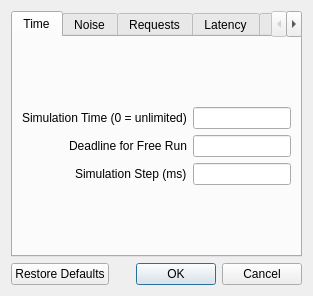
<?xml version="1.0" encoding="UTF-8"?>
<ui version="4.0">
 <class>cbParamDialogBase</class>
 <widget class="QDialog" name="cbParamDialogBase">
  <property name="geometry">
   <rect>
    <x>0</x>
    <y>0</y>
    <width>313</width>
    <height>269</height>
   </rect>
  </property>
  <property name="windowTitle">
   <string>Parameters Configuration</string>
  </property>
  <property name="windowIcon">
   <iconset resource="default.qrc">
    <normaloff>:/images/buttons/config</normaloff>:/images/buttons/config</iconset>
  </property>
  <layout class="QVBoxLayout" name="verticalLayout">
   <item>
    <widget class="QTabWidget" name="tabWidget">
     <property name="currentIndex">
      <number>0</number>
     </property>
     <widget class="QWidget" name="tab_1">
      <attribute name="title">
       <string>Time</string>
      </attribute>
      <layout class="QFormLayout" name="formLayout">
       <property name="labelAlignment">
        <set>Qt::AlignRight|Qt::AlignTrailing|Qt::AlignVCenter</set>
       </property>
       <property name="formAlignment">
        <set>Qt::AlignLeading|Qt::AlignLeft|Qt::AlignVCenter</set>
       </property>
       <item row="0" column="0">
        <widget class="QLabel" name="label">
         <property name="text">
          <string>Simulation Time (0 = unlimited)</string>
         </property>
        </widget>
       </item>
       <item row="0" column="1">
        <widget class="QLineEdit" name="lnEditSimTime"/>
       </item>
       <item row="1" column="0">
        <widget class="QLabel" name="label_2">
         <property name="text">
          <string>Deadline for Free Run</string>
         </property>
        </widget>
       </item>
       <item row="2" column="0">
        <widget class="QLabel" name="label_3">
         <property name="text">
          <string>Simulation Step (ms)</string>
         </property>
        </widget>
       </item>
       <item row="1" column="1">
        <widget class="QLineEdit" name="lnEditKeyTime"/>
       </item>
       <item row="2" column="1">
        <widget class="QLineEdit" name="lnEditSimStep"/>
       </item>
      </layout>
     </widget>
     <widget class="QWidget" name="tab_2">
      <attribute name="title">
       <string>Noise</string>
      </attribute>
      <layout class="QFormLayout" name="formLayout_2">
       <property name="labelAlignment">
        <set>Qt::AlignRight|Qt::AlignTrailing|Qt::AlignVCenter</set>
       </property>
       <property name="formAlignment">
        <set>Qt::AlignLeading|Qt::AlignLeft|Qt::AlignVCenter</set>
       </property>
       <item row="0" column="0">
        <widget class="QLabel" name="label_4">
         <property name="text">
          <string>Obstacle Sensors Noise</string>
         </property>
        </widget>
       </item>
       <item row="0" column="1">
        <widget class="QLineEdit" name="lnEditObstacleNoise"/>
       </item>
       <item row="1" column="0">
        <widget class="QLabel" name="label_5">
         <property name="text">
          <string>Compass Noise</string>
         </property>
        </widget>
       </item>
       <item row="1" column="1">
        <widget class="QLineEdit" name="lnEditCompassNoise"/>
       </item>
       <item row="2" column="0">
        <widget class="QLabel" name="label_6">
         <property name="text">
          <string>Beacon Sensor Noise</string>
         </property>
        </widget>
       </item>
       <item row="2" column="1">
        <widget class="QLineEdit" name="lnEditBeaconNoise"/>
       </item>
       <item row="3" column="0">
        <widget class="QLabel" name="label_7">
         <property name="text">
          <string>Motors Noise</string>
         </property>
        </widget>
       </item>
       <item row="3" column="1">
        <widget class="QLineEdit" name="lnEditMotorsNoise"/>
       </item>
       <item row="4" column="0">
        <widget class="QLabel" name="label_8">
         <property name="text">
          <string>GPS Linear Noise</string>
         </property>
        </widget>
       </item>
       <item row="4" column="1">
        <widget class="QLineEdit" name="lnEditGPSLinNoise"/>
       </item>
       <item row="5" column="0">
        <widget class="QLabel" name="label_9">
         <property name="text">
          <string>GPS Dir Noise</string>
         </property>
        </widget>
       </item>
       <item row="5" column="1">
        <widget class="QLineEdit" name="lnEditGPSDirNoise"/>
       </item>
      </layout>
     </widget>
     <widget class="QWidget" name="tab_3">
      <attribute name="title">
       <string>Requests</string>
      </attribute>
      <layout class="QFormLayout" name="formLayout_3">
       <property name="labelAlignment">
        <set>Qt::AlignLeading|Qt::AlignLeft|Qt::AlignVCenter</set>
       </property>
       <property name="formAlignment">
        <set>Qt::AlignLeading|Qt::AlignLeft|Qt::AlignVCenter</set>
       </property>
       <item row="0" column="0">
        <widget class="QLabel" name="label_10">
         <property name="text">
          <string>Request per cycle</string>
         </property>
        </widget>
       </item>
       <item row="0" column="1">
        <widget class="QLineEdit" name="lnEditReqPCycle"/>
       </item>
       <item row="1" column="0">
        <widget class="QLabel" name="label_11">
         <property name="text">
          <string>Requestable Sensors:</string>
         </property>
        </widget>
       </item>
       <item row="2" column="0">
        <widget class="QCheckBox" name="cBoxReqIR">
         <property name="text">
          <string>Obstacle Sensors</string>
         </property>
        </widget>
       </item>
       <item row="3" column="0">
        <widget class="QCheckBox" name="cBoxReqBeacon">
         <property name="text">
          <string>Beacon Sensors</string>
         </property>
        </widget>
       </item>
       <item row="4" column="0">
        <widget class="QCheckBox" name="cBoxReqGround">
         <property name="text">
          <string>Ground</string>
         </property>
        </widget>
       </item>
       <item row="5" column="0">
        <widget class="QCheckBox" name="cBoxReqCompass">
         <property name="text">
          <string>Compass</string>
         </property>
        </widget>
       </item>
       <item row="6" column="0">
        <widget class="QCheckBox" name="cBoxReqCollision">
         <property name="text">
          <string>Collision</string>
         </property>
        </widget>
       </item>
       <item row="7" column="0">
        <widget class="QCheckBox" name="cBoxReqGPS">
         <property name="text">
          <string>GPS</string>
         </property>
        </widget>
       </item>
      </layout>
     </widget>
     <widget class="QWidget" name="tab_4">
      <attribute name="title">
       <string>Latency</string>
      </attribute>
      <layout class="QFormLayout" name="formLayout_4">
       <property name="labelAlignment">
        <set>Qt::AlignRight|Qt::AlignTrailing|Qt::AlignVCenter</set>
       </property>
       <property name="formAlignment">
        <set>Qt::AlignLeading|Qt::AlignLeft|Qt::AlignVCenter</set>
       </property>
       <item row="0" column="0">
        <widget class="QLabel" name="label_12">
         <property name="text">
          <string>Obstacle Sensors</string>
         </property>
        </widget>
       </item>
       <item row="0" column="1">
        <widget class="QLineEdit" name="lnEditLatIR"/>
       </item>
       <item row="1" column="0">
        <widget class="QLabel" name="label_13">
         <property name="text">
          <string>Beacon Sensors</string>
         </property>
        </widget>
       </item>
       <item row="1" column="1">
        <widget class="QLineEdit" name="lnEditLatBeacon"/>
       </item>
       <item row="2" column="0">
        <widget class="QLabel" name="label_14">
         <property name="text">
          <string>Compass</string>
         </property>
        </widget>
       </item>
       <item row="2" column="1">
        <widget class="QLineEdit" name="lnEditLatCompass"/>
       </item>
       <item row="3" column="0">
        <widget class="QLabel" name="label_15">
         <property name="text">
          <string>Ground</string>
         </property>
        </widget>
       </item>
       <item row="3" column="1">
        <widget class="QLineEdit" name="lnEditLatGround"/>
       </item>
       <item row="4" column="0">
        <widget class="QLabel" name="label_16">
         <property name="text">
          <string>Collision</string>
         </property>
        </widget>
       </item>
       <item row="4" column="1">
        <widget class="QLineEdit" name="lnEditLatCollision"/>
       </item>
       <item row="5" column="0">
        <widget class="QLabel" name="label_17">
         <property name="text">
          <string>GPS</string>
         </property>
        </widget>
       </item>
       <item row="5" column="1">
        <widget class="QLineEdit" name="lnEditLatGPS"/>
       </item>
      </layout>
     </widget>
     <widget class="QWidget" name="tab_5">
      <attribute name="title">
       <string>Scores</string>
      </attribute>
      <layout class="QFormLayout" name="formLayout_5">
       <property name="labelAlignment">
        <set>Qt::AlignRight|Qt::AlignTrailing|Qt::AlignVCenter</set>
       </property>
       <property name="formAlignment">
        <set>Qt::AlignLeading|Qt::AlignLeft|Qt::AlignVCenter</set>
       </property>
       <item row="0" column="0">
        <widget class="QLabel" name="label_18">
         <property name="text">
          <string>Return Time Penalty</string>
         </property>
        </widget>
       </item>
       <item row="0" column="1">
        <widget class="QLineEdit" name="lineEdit_ReturnPenalty">
         <property name="toolTip">
          <string>Maximum time allowed to exceed return trip time</string>
         </property>
        </widget>
       </item>
       <item row="1" column="0">
        <widget class="QLabel" name="label_19">
         <property name="text">
          <string>Arrival Time Penaty</string>
         </property>
        </widget>
       </item>
       <item row="1" column="1">
        <widget class="QLineEdit" name="lineEdit_ArrivalPenalty"/>
       </item>
       <item row="2" column="0">
        <widget class="QLabel" name="label_20">
         <property name="text">
          <string>Wall Collision Penalty</string>
         </property>
        </widget>
       </item>
       <item row="2" column="1">
        <widget class="QLineEdit" name="lineEdit_WallCollPenalty">
         <property name="toolTip">
          <string>Points added when Robot collides with a Wall</string>
         </property>
        </widget>
       </item>
       <item row="3" column="0">
        <widget class="QLabel" name="label_21">
         <property name="text">
          <string>Robot Collision Penalty</string>
         </property>
        </widget>
       </item>
       <item row="3" column="1">
        <widget class="QLineEdit" name="lineEdit_RobotCollPenalty">
         <property name="toolTip">
          <string>Points added when Robot collides with another Robot</string>
         </property>
        </widget>
       </item>
       <item row="4" column="0">
        <widget class="QLabel" name="label_22">
         <property name="text">
          <string>At Target Reward</string>
         </property>
        </widget>
       </item>
       <item row="4" column="1">
        <widget class="QLineEdit" name="lineEdit_TargetReward">
         <property name="toolTip">
          <string>Points subtracted when Robot reaches a Target Area</string>
         </property>
        </widget>
       </item>
       <item row="5" column="0">
        <widget class="QLabel" name="label_23">
         <property name="text">
          <string>At Home Reward</string>
         </property>
        </widget>
       </item>
       <item row="5" column="1">
        <widget class="QLineEdit" name="lineEdit_HomeReward">
         <property name="toolTip">
          <string>Points subtracted when Robot reaches Home Area</string>
         </property>
        </widget>
       </item>
      </layout>
     </widget>
    </widget>
   </item>
   <item>
    <widget class="QDialogButtonBox" name="buttonBox">
     <property name="orientation">
      <enum>Qt::Horizontal</enum>
     </property>
     <property name="standardButtons">
      <set>QDialogButtonBox::Cancel|QDialogButtonBox::Ok|QDialogButtonBox::RestoreDefaults</set>
     </property>
    </widget>
   </item>
  </layout>
 </widget>
 <resources>
  <include location="default.qrc"/>
 </resources>
 <connections>
  <connection>
   <sender>buttonBox</sender>
   <signal>accepted()</signal>
   <receiver>cbParamDialogBase</receiver>
   <slot>accept()</slot>
   <hints>
    <hint type="sourcelabel">
     <x>248</x>
     <y>254</y>
    </hint>
    <hint type="destinationlabel">
     <x>157</x>
     <y>274</y>
    </hint>
   </hints>
  </connection>
  <connection>
   <sender>buttonBox</sender>
   <signal>rejected()</signal>
   <receiver>cbParamDialogBase</receiver>
   <slot>reject()</slot>
   <hints>
    <hint type="sourcelabel">
     <x>316</x>
     <y>260</y>
    </hint>
    <hint type="destinationlabel">
     <x>286</x>
     <y>274</y>
    </hint>
   </hints>
  </connection>
 </connections>
</ui>
